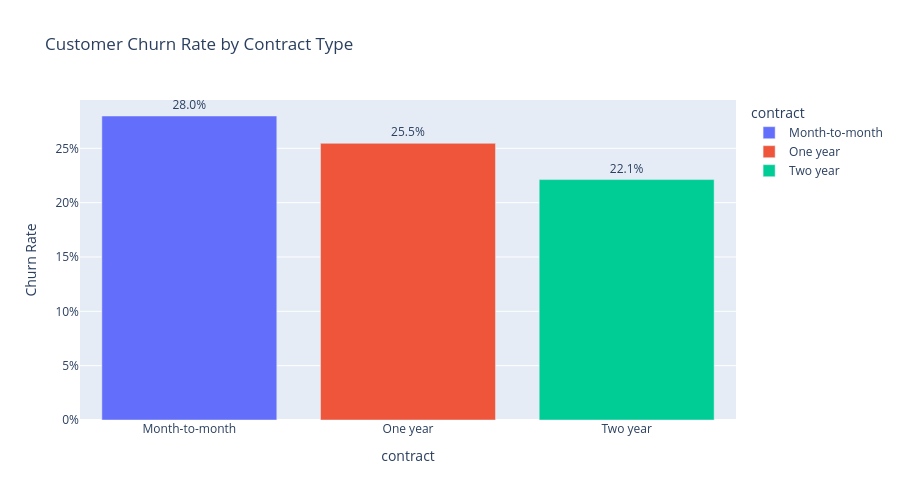

The code cell stored with this chart in its notebook:
### Markdown cell above
### 4. How much higher is the churn velocity for customers on Month-to-month contracts compared to One-year or Two-year agreements?

### Code cell
# Convert Churn to binary (1 for Yes, 0 for No)
df["churn_binary"] = np.where(df["churn"] == "Yes", 1, 0)

# Calculate churn rate by contract type
churn_by_contract = (
    df.groupby("contract")["churn_binary"]
    .agg(count="count", churn_count="sum", churn_rate="mean")
    .reset_index()
)

print(churn_by_contract)

# Plotly Express visualization
fig = px.bar(
    churn_by_contract,
    x="contract",
    y="churn_rate",
    text="churn_rate",
    title="Customer Churn Rate by Contract Type",
    labels={"churn_rate": "Churn Rate", "Contract": "Contract Type"},
    color="contract", height = 500,
)

fig.update_traces(texttemplate="%{text:.1%}", textposition="outside")
fig.update_layout(yaxis=dict(tickformat=".0%"))
fig.show()

### Figure 1 — Plotly figure (JSON) as saved in the notebook; plotly's stock layout.template omitted (floating-point values rounded to 4 significant figures)
{"data": [{"hovertemplate": "contract=%{x}<br>Churn Rate=%{text}<extra></extra>", "legendgroup": "Month-to-month", "marker": {"color": "#636efa", "pattern": {"shape": ""}}, "name": "Month-to-month", "orientation": "v", "showlegend": true, "text": [0.2797], "textposition": "outside", "texttemplate": "%{text:.1%}", "type": "bar", "x": ["Month-to-month"], "xaxis": "x", "y": [0.2797], "yaxis": "y"}, {"hovertemplate": "contract=%{x}<br>Churn Rate=%{text}<extra></extra>", "legendgroup": "One year", "marker": {"color": "#EF553B", "pattern": {"shape": ""}}, "name": "One year", "orientation": "v", "showlegend": true, "text": [0.2546], "textposition": "outside", "texttemplate": "%{text:.1%}", "type": "bar", "x": ["One year"], "xaxis": "x", "y": [0.2546], "yaxis": "y"}, {"hovertemplate": "contract=%{x}<br>Churn Rate=%{text}<extra></extra>", "legendgroup": "Two year", "marker": {"color": "#00cc96", "pattern": {"shape": ""}}, "name": "Two year", "orientation": "v", "showlegend": true, "text": [0.2212], "textposition": "outside", "texttemplate": "%{text:.1%}", "type": "bar", "x": ["Two year"], "xaxis": "x", "y": [0.2212], "yaxis": "y"}], "layout": {"barmode": "relative", "height": 500, "legend": {"title": {"text": "contract"}, "tracegroupgap": 0}, "title": {"text": "Customer Churn Rate by Contract Type"}, "xaxis": {"anchor": "y", "categoryarray": ["Month-to-month", "One year", "Two year"], "categoryorder": "array", "domain": [0, 1], "title": {"text": "contract"}}, "yaxis": {"anchor": "x", "domain": [0, 1], "tickformat": ".0%", "title": {"text": "Churn Rate"}}}}
